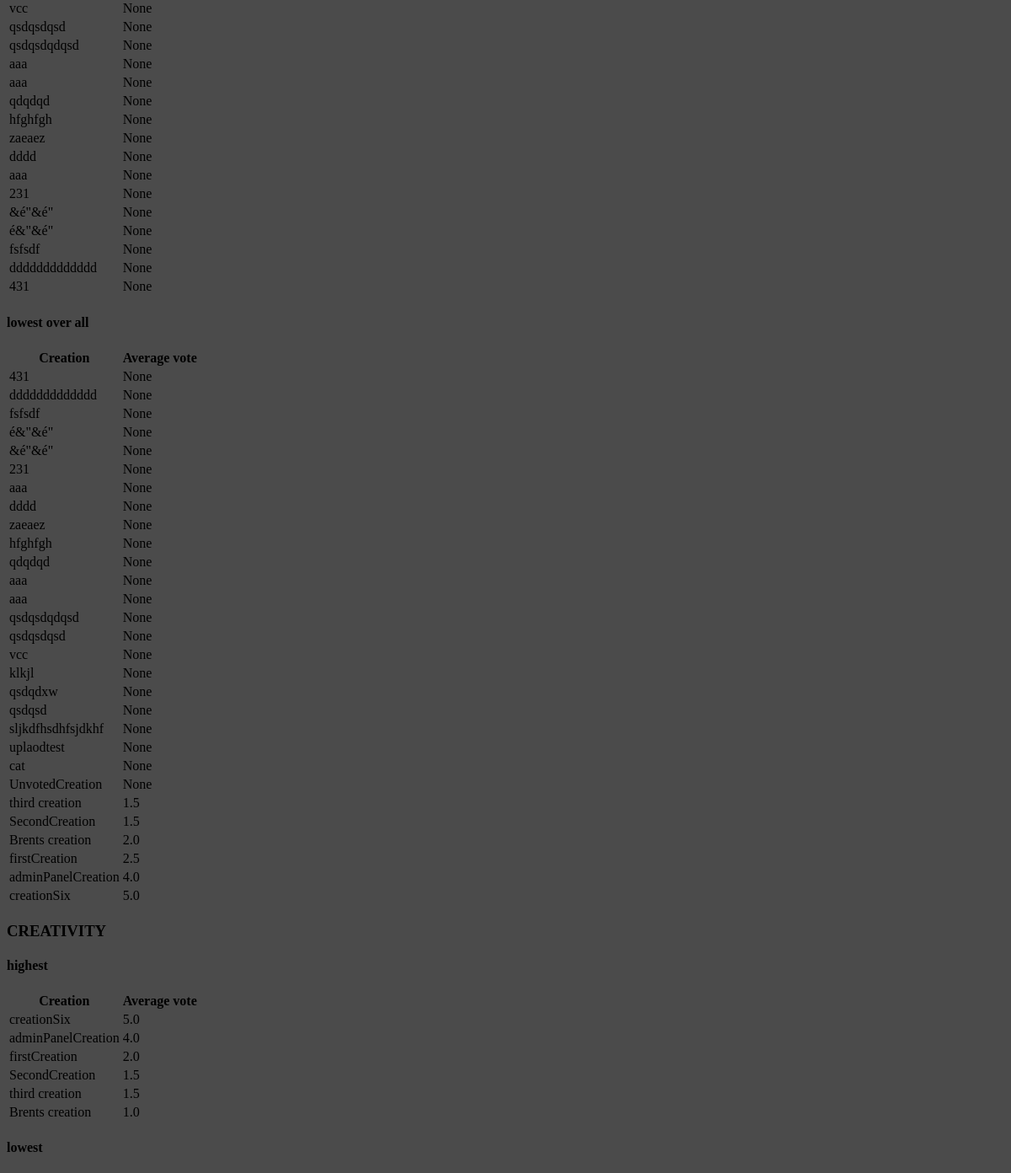
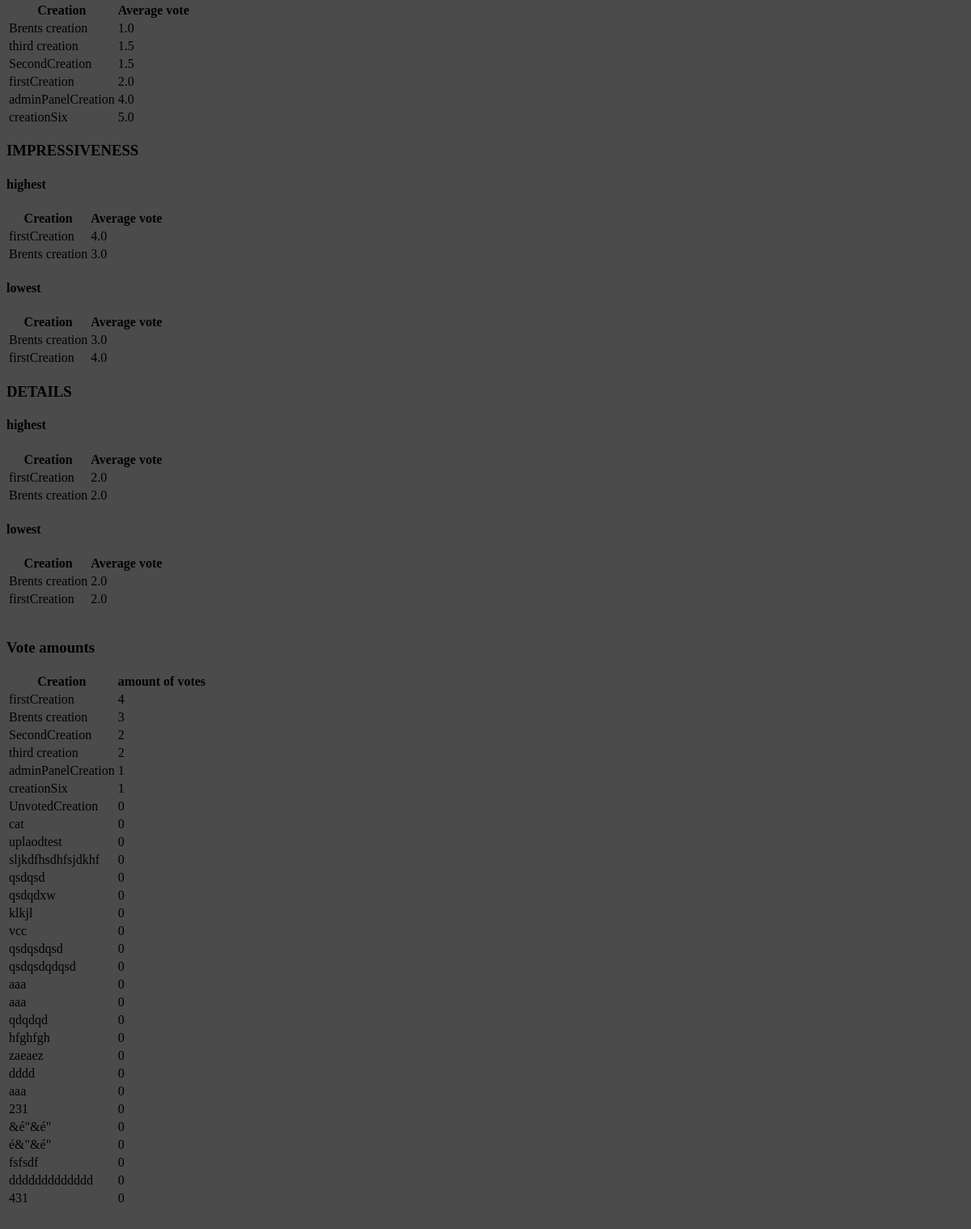
The page /voting/dashboard/stats/ (signed in, lower part) on the database as committed earlier (2 pictures, top to bottom).
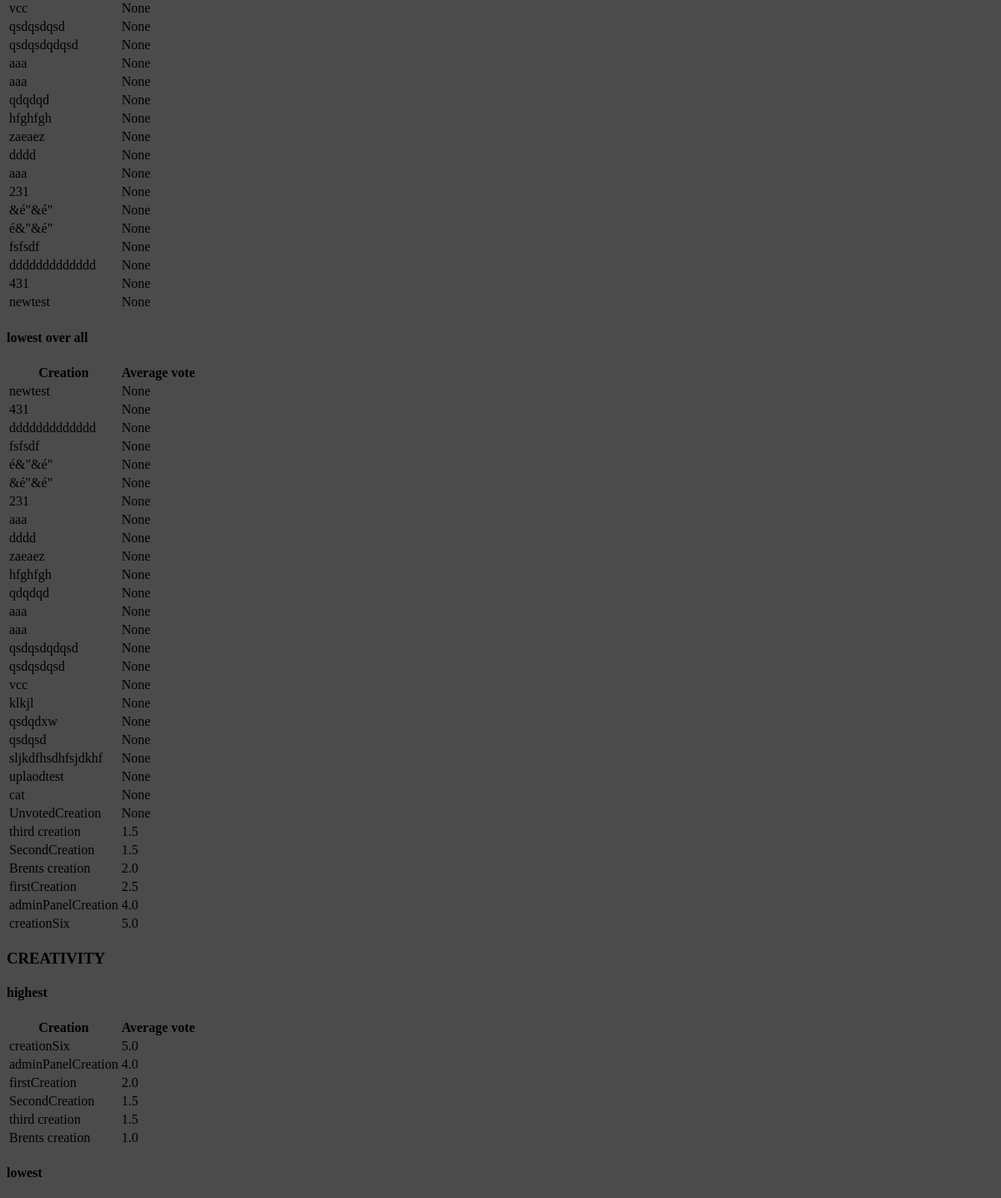
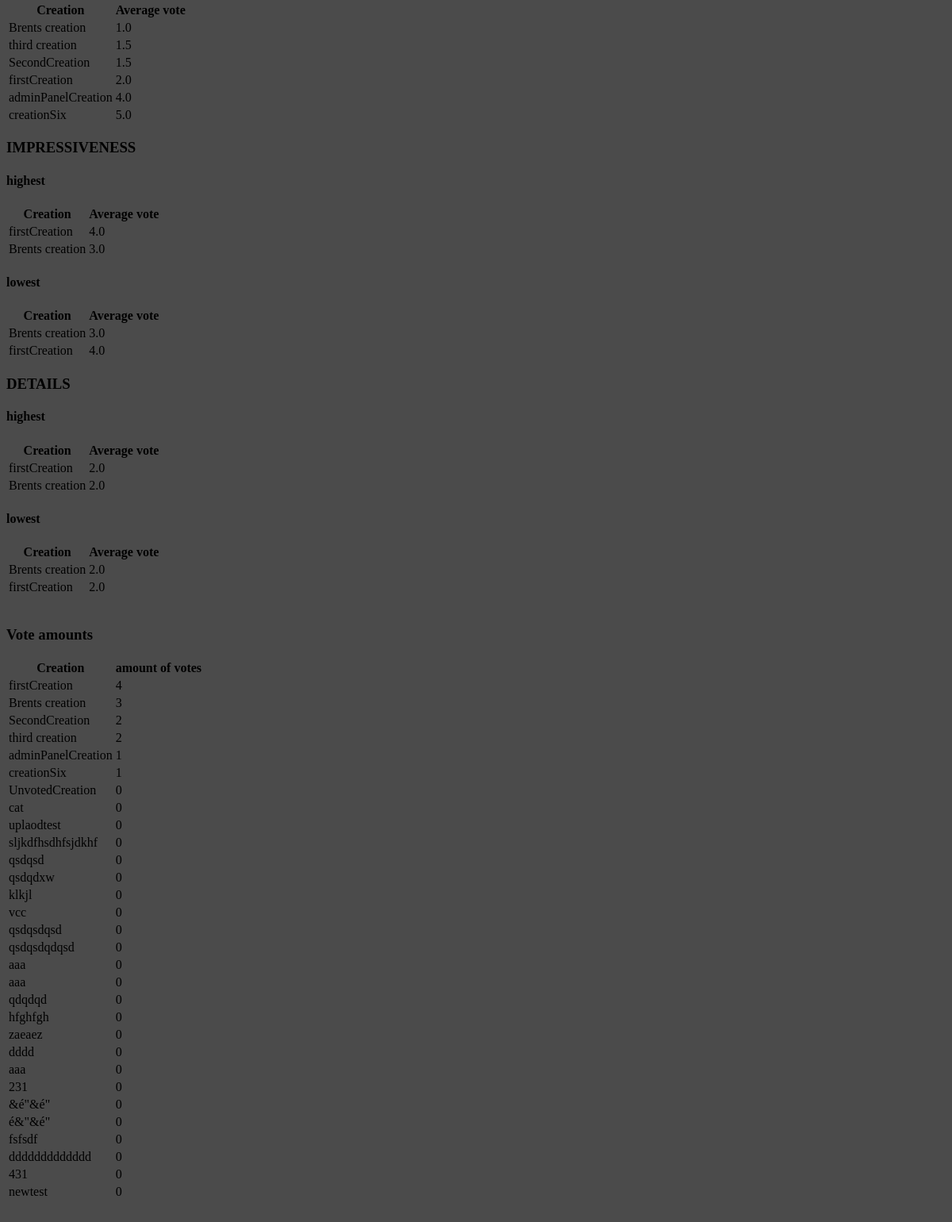
The same page on the database as committed later (2 pictures, top to bottom).
### voting/models.py (models this page shows)
class Creation(models.Model):
    name = models.CharField(max_length=200)
    description = models.CharField(max_length=200)
    creator = models.CharField(max_length=200)
    image = models.ImageField(
        upload_to='creations/', null=True, blank=True)
    number = models.IntegerField(unique=True)
    def __str__(self):
        return self.name

### voting/views.py (the view)
# urls.py: path("dashboard/stats/", views.stats, name="stats"),
@ user_passes_test(lambda u: u.is_staff)
def stats(request):
    avgPerCreation = Creation.objects.annotate(
        avg=Avg("votinglist__vote")).order_by("-avg")
    highestCrea = Creation.objects.filter(votinglist__category__startswith="crea").annotate(
        avg=Avg("votinglist__vote")).order_by("-avg")
    highestDeta = Creation.objects.filter(votinglist__category__startswith="deta").annotate(
        avg=Avg("votinglist__vote")).order_by("-avg")
    highestImpr = Creation.objects.filter(votinglist__category__startswith="impr").annotate(
        avg=Avg("votinglist__vote")).order_by("-avg")
    amountOfVotes = Creation.objects.annotate(
        amount=Count("votinglist__vote")).order_by("-amount")
    mostVotes = User.objects.annotate(amount=Count(
        "votinglist__creation__id", distinct=True)).order_by("-amount")
    print(f'mostVotes: {mostVotes[0].amount}')
    return render(request=request, template_name="voting/stats.html", context={
        "avgPerCreation": avgPerCreation,
        "highestCrea": highestCrea,
        "highestDeta": highestDeta,
        "highestImpr": highestImpr,
        "amountOfVotes": amountOfVotes,
        "creations": Creation.objects.all()})

### voting/templates/voting/stats.html (shortened to what this page needs)
{% extends 'voting/header.html' %}
{% block content %}
<table>
    {% for item in avgPerCreation %}
    <tr>
        <td>{{ item }}</td>
        <td>{{ item.avg }}</td>
    </tr>
    {% endfor %}
  </table>
<h4>lowest over all</h4>
<table>
    <tr>
      <th>Creation</th>
      <th>Average vote</th>
    </tr>
    {% for item in avgPerCreation reversed%}
    <tr>
        <td>{{ item }}</td>
        <td>{{ item.avg }}</td>
    </tr>
    {% endfor %}
</table>
<h3>CREATIVITY</h3>
<h4> highest</h4>
<table>
    <tr>
      <th>Creation</th>
      <th>Average vote</th>
    </tr>
    {% for item in highestCrea %}
    <tr>
        <td>{{ item }}</td>
        <td>{{ item.avg }}</td>
    </tr>
    {% endfor %}
</table>
<h4> lowest</h4>
<table>
    <tr>
      <th>Creation</th>
      <th>Average vote</th>
    </tr>
    {% for item in highestCrea reversed%}
    <tr>
        <td>{{ item }}</td>
        <td>{{ item.avg }}</td>
    </tr>
    {% endfor %}
</table>
<h3>IMPRESSIVENESS</h3>
<h4> highest</h4>
<table>
    <tr>
      <th>Creation</th>
      <th>Average vote</th>
    </tr>
    {% for item in highestImpr %}
    <tr>
        <td>{{ item }}</td>
        <td>{{ item.avg }}</td>
    </tr>
    {% endfor %}
</table>
<h4>lowest</h4>
<table>
    <tr>
      <th>Creation</th>
      <th>Average vote</th>
    </tr>
    {% for item in highestImpr reversed %}
    <tr>
        <td>{{ item }}</td>
        <td>{{ item.avg }}</td>
    </tr>
    {% endfor %}
</table>
<h3>DETAILS</h3>
<h4>highest</h4>
<table>
    <tr>
      <th>Creation</th>
      <th>Average vote</th>
    </tr>
    {% for item in highestDeta %}
    <tr>
        <td>{{ item }}</td>
        <td>{{ item.avg }}</td>
    </tr>
    {% endfor %}
</table>
<h4>lowest</h4>
<table>
    <tr>
      <th>Creation</th>
      <th>Average vote</th>
    </tr>
    {% for item in highestDeta reversed %}
    <tr>
        <td>{{ item }}</td>
        <td>{{ item.avg }}</td>
    </tr>
    {% endfor %}
</table>
<br>
<h3>Vote amounts</h3>
<table>
  <tr>
    <th>Creation</th>
    <th>amount of votes</th>
  </tr>
  {% for item in amountOfVotes %}
  <tr>
      <td>{{ item }}</td>
      <td>{{ item.amount }}</td>
  </tr>
  {% endfor %}
</table>
<br>
{% endblock %}

Rows that differ between the two databases and show on the page:
added Creation: name "newtest", avg "None", amount "0"
